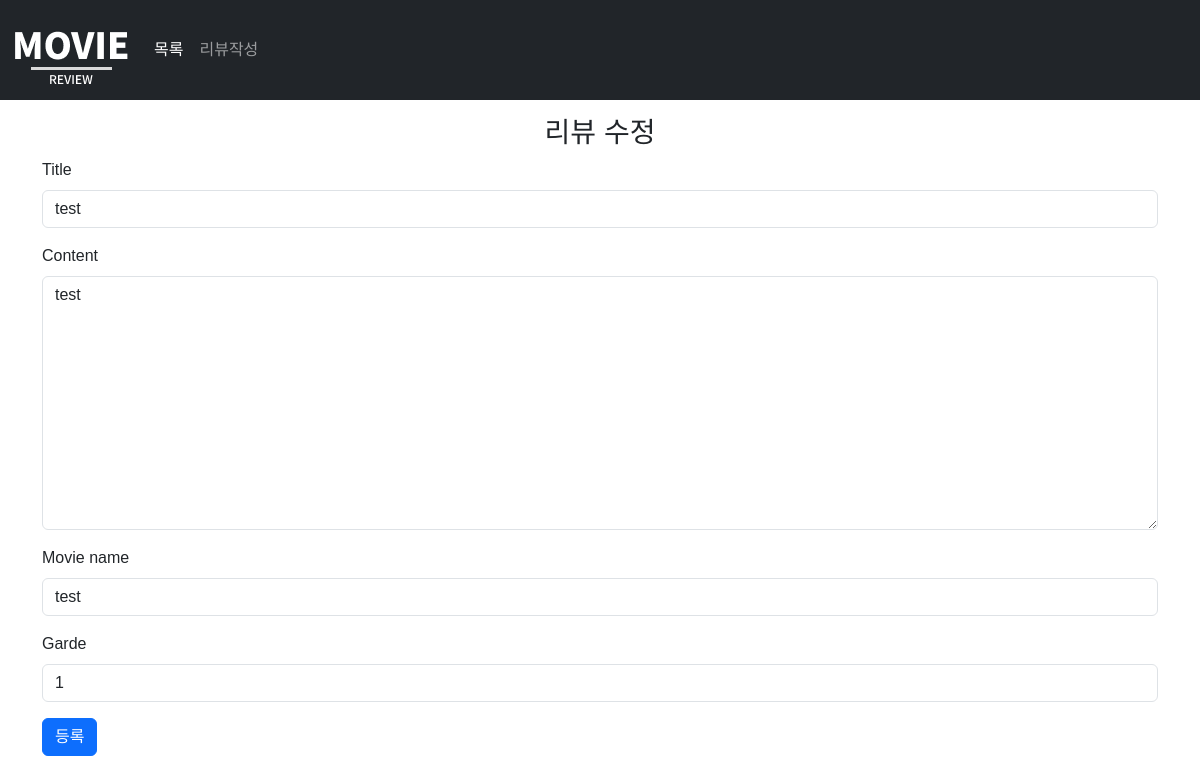
/1/update, run on the app's committed database.
### movie_review/models.py (models this page shows)
class Review(models.Model):
    title = models.CharField(max_length=20)
    content = models.TextField()
    movie_name = models.CharField(max_length=20)
    garde = models.IntegerField(default=1)
    created_at = models.DateTimeField(auto_now_add=True)
    updated_at = models.DateTimeField(auto_now=True)

### movie_review/views.py (the view)
# urls.py: path('<int:pk>/update', views.update, name='update'),
def update(request, pk):
    review = Review.objects.get(pk=pk)
    if request.method == 'POST':
        review_form = ReviewForm(request.POST, instance=review)
        if review_form.is_valid():
            review_form.save()
            return redirect('movie_review:detail', review.pk)
    else:
        review_form = ReviewForm(instance=review)
    context = {
        'review_form' : review_form,
    }
    return render(request, 'movie_review/form.html', context)

### movie_review/forms.py
class ReviewForm(forms.ModelForm):
    class Meta:
        model = Review
        fields = ['title', 'content', 'movie_name','garde']
        widget = {
            'title' : forms.TextInput(attrs={'placeholder' : 'Title'}),
            'content' : forms.Textarea(attrs={'placeholder': 'Content'})
        }

### movie_review/templates/movie_review/form.html (shortened to what this page needs)
{% extends 'base.html' %}
{% load django_bootstrap5 %}
{% block content %}
  <div class='mt-3 d-flex justify-content-center'>
    {% if request.resolver_match.url_name == 'create' %}
      <h3>리뷰 작성</h3>
    {% else %}
      <h3>리뷰 수정</h3>
    {% endif %}
  </div>
  <form action="" method="POST">
    {% bootstrap_form review_form %}
    <button type="submit" class='btn btn-primary'>등록</button>
  </form>
{% endblock content %}

### movie_review/static/movie_review/style.css (style rules this page uses)
* { font-family: "Noto Sans KR", sans-serif; box-sizing: border-box; }

### data on the page
Review: title "test", content "test", movie_name "test", garde "1"
